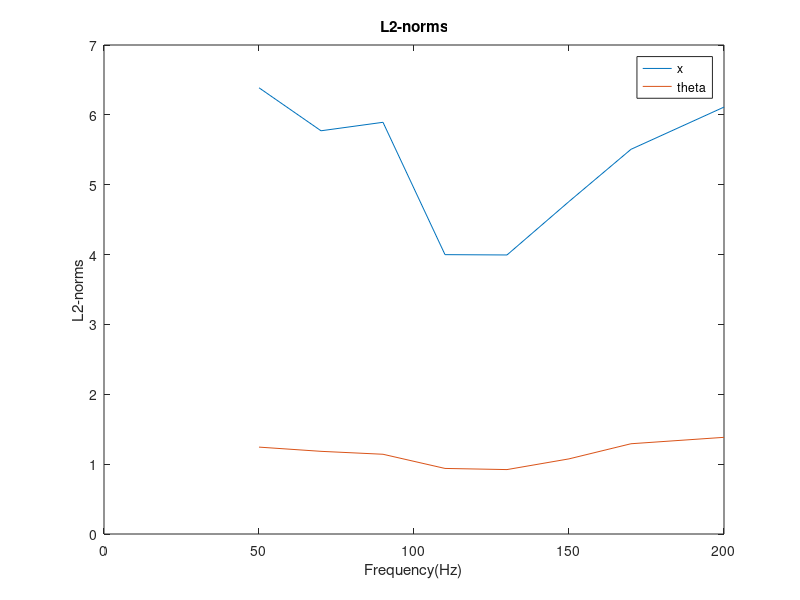

Source code (MATLAB):
% theta_b_out; voltage_out; x_w_out
data = [ ...
    load('50_H.mat'); ...
    load('70_H.mat'); ...
    load('90_H.mat'); ...
    load('110_H.mat'); ...
    load('130_H.mat'); ...
    load('150_H.mat'); ...
    load('170_H.mat'); ...
    load('200_H.mat')
    ];

freqs  = [50:20:170, 200];

L_w_x = [];
L_theta_b = [];

for i = 1 : 8
    length = size(data(i).theta_b_out.signals.values,3);
    
    L_w_x = [L_w_x; norm(reshape(data(i).x_w_out.signals.values,1,length), 2)];
    L_theta_b = [L_theta_b; norm(reshape(data(i).theta_b_out.signals.values,1,length), 2)];
end

figure();
plot(freqs, L_w_x); hold on
plot(freqs, L_theta_b);
legend('x', 'theta');
xlabel('Frequency(Hz)');
ylabel('L2-norms')
title('L2-norms')